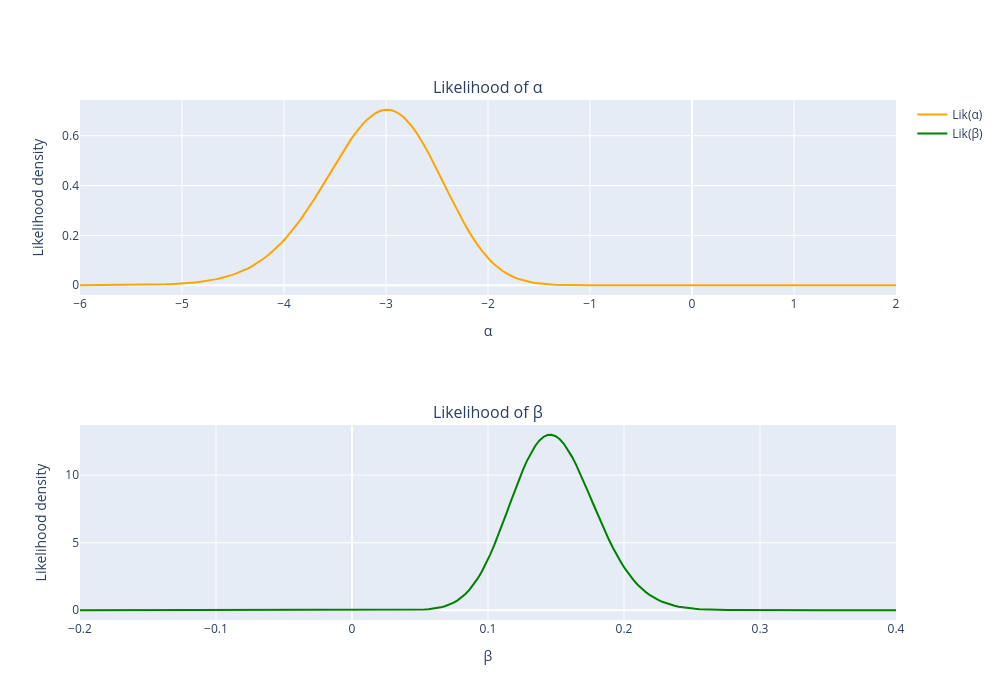

Here is the notebook cell this chart was saved with:
### Code cell
lik_alpha = np.sum(L, axis=0) 
lik_beta = np.sum(L, axis=1)  

d_alpha = alpha_range[1] - alpha_range[0]
d_beta = beta_range[1] - beta_range[0]

lik_alpha_norm = lik_alpha / (np.sum(lik_alpha) * d_alpha)
lik_beta_norm = lik_beta / (np.sum(lik_beta) * d_beta)

# Plot
fig = make_subplots(rows=2, cols=1, subplot_titles=("Likelihood of α", "Likelihood of β"))

fig.add_trace(go.Scatter(x=alpha_range, y=lik_alpha_norm, name='Lik(α)', line=dict(color='orange')), row=1, col=1)
fig.add_trace(go.Scatter(x=beta_range, y=lik_beta_norm, name='Lik(β)', line=dict(color='green')), row=2, col=1)

fig.update_xaxes(title_text="α", row=1, col=1)
fig.update_xaxes(title_text="β", row=2, col=1)
fig.update_yaxes(title_text="Likelihood density", row=1, col=1)
fig.update_yaxes(title_text="Likelihood density", row=2, col=1)

fig.update_layout(height=700, width=1000, showlegend=True)

### Figure 1 — Plotly figure (JSON) as saved in the notebook; plotly's stock layout.template omitted (floating-point values rounded to 4 significant figures; data arrays with more than 128 entries replaced by an {"elided": "..."} marker saying what was removed)
{"data": [{"line": {"color": "orange"}, "name": "Lik(α)", "type": "scatter", "x": {"elided": "200 float values"}, "xaxis": "x", "y": {"elided": "200 float values"}, "yaxis": "y"}, {"line": {"color": "green"}, "name": "Lik(β)", "type": "scatter", "x": {"elided": "200 float values"}, "xaxis": "x2", "y": {"elided": "200 float values"}, "yaxis": "y2"}], "layout": {"annotations": [{"font": {"size": 16}, "showarrow": false, "text": "Likelihood of α", "x": 0.5, "xanchor": "center", "xref": "paper", "y": 1, "yanchor": "bottom", "yref": "paper"}, {"font": {"size": 16}, "showarrow": false, "text": "Likelihood of β", "x": 0.5, "xanchor": "center", "xref": "paper", "y": 0.375, "yanchor": "bottom", "yref": "paper"}], "height": 700, "showlegend": true, "width": 1000, "xaxis": {"anchor": "y", "domain": [0, 1], "title": {"text": "α"}}, "xaxis2": {"anchor": "y2", "domain": [0, 1], "title": {"text": "β"}}, "yaxis": {"anchor": "x", "domain": [0.625, 1], "title": {"text": "Likelihood density"}}, "yaxis2": {"anchor": "x2", "domain": [0, 0.375], "title": {"text": "Likelihood density"}}}}
